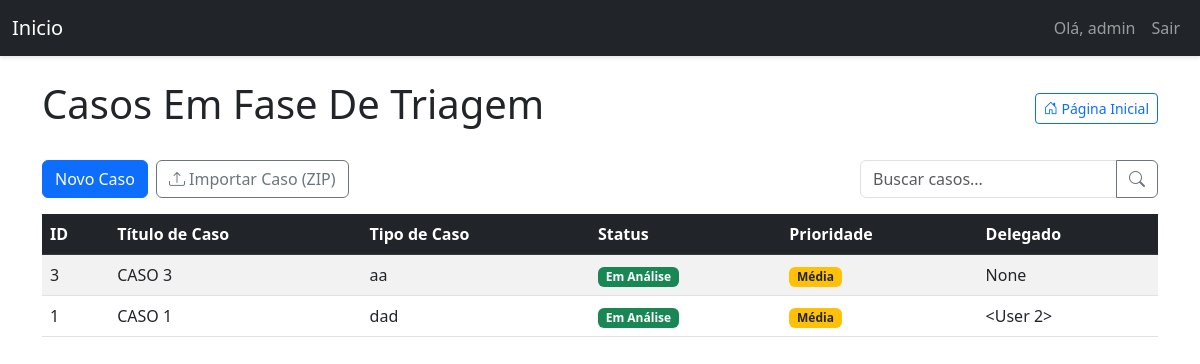
/dashboard/ (signed in), run on the app's committed database.
### models.py (models this page shows, shortened)
class User(UserMixin, db.Model):
    id = db.Column(db.Integer, primary_key=True)
    username = db.Column(db.String(64), index=True, unique=True)
    email = db.Column(db.String(120), index=True, unique=True)
    password_hash = db.Column(db.String(128))
    is_admin = db.Column(db.Boolean, default=False)
    admin_id = db.Column(db.Integer, db.ForeignKey('user.id'), nullable=True)
    associados = db.relationship('User', backref=db.backref('admin', remote_side=[id]), lazy='dynamic')
    tickets = db.relationship(
        'Ticket',
        backref='author',
        lazy='dynamic',
        cascade="all, delete-orphan",
        foreign_keys='Ticket.user_id'
    )
    delegated_tickets = db.relationship(
        'Ticket',
        backref='delegado_user',
        lazy='dynamic',
        foreign_keys='Ticket.delegado_id'
    )
    comments = db.relationship('Comment', backref='author', lazy='dynamic', cascade="all, delete-orphan")
    attachments = db.relationship('Attachment', backref='author', lazy='dynamic')
    appointments = db.relationship('Appointment', backref='user', lazy='dynamic', cascade="all, delete-orphan")
    advogados = db.relationship('Advogado', backref='owner_user', lazy='dynamic', cascade="all, delete-orphan")

class Ticket(db.Model):
    id = db.Column(db.Integer, primary_key=True)
    ticket_code = db.Column(db.String(30), unique=True)
    title = db.Column(db.String(140))
    description = db.Column(db.Text)
    case_number = db.Column(db.String(50))
    status = db.Column(db.String(20), default='Em Análise')
    priority = db.Column(db.String(20), default='Média')
    created_at = db.Column(db.DateTime, index=True, default=datetime.utcnow)
    updated_at = db.Column(db.DateTime, index=True, default=datetime.utcnow)
    user_id = db.Column(db.Integer, db.ForeignKey('user.id'))
    delegado_id = db.Column(db.Integer, db.ForeignKey('user.id'), nullable=True)
    delegado = db.relationship('User', foreign_keys=[delegado_id])
    comments = db.relationship('Comment', backref='ticket', lazy='dynamic', cascade="all, delete-orphan")
    attachments = db.relationship('Attachment', backref='ticket', lazy='dynamic', cascade="all, delete-orphan")
    todos = db.relationship('TodoItem', backref='ticket', lazy='dynamic', cascade="all, delete-orphan")

### triagem/routes/dashboard.py (the view)
@dashboard_bp.route('/')  # Rota vazia, que combina com o prefixo '/dashboard' em app.py
@login_required
def dashboard():
    search_term = request.args.get('search', '')
    query = Ticket.query
    if not current_user.is_admin:
        query = query.filter(
            (Ticket.user_id == current_user.id) |
            (Ticket.delegado_id == current_user.id)
        )
    if search_term:
        query = query.filter(
            (Ticket.title.ilike(f'%{search_term}%')) |
            (Ticket.case_number.ilike(f'%{search_term}%')) |
            (Ticket.description.ilike(f'%{search_term}%'))
        )
    status_order = {'Em Análise': 1, 'Em Espera': 2, 'Arquivado': 3}
    priority_order = {'Alta': 1, 'Média': 2, 'Baixa': 3}
    query = query.order_by(
        db.case(status_order, value=Ticket.status),
        db.case(priority_order, value=Ticket.priority),
        Ticket.updated_at.desc()
    )
    tickets = query.all()
    return render_template('dashboard.html', tickets=tickets, search_term=search_term)

### triagem/templates/dashboard.html (shortened to what this page needs)
{% extends "base.html" %}
{% block content %}
<div class="d-flex justify-content-between align-items-center mb-4 flex-wrap">
    <h1>Casos Em Fase De Triagem</h1>
    <a href="{{ url_for('main.index') }}" class="btn btn-outline-primary btn-sm">
        <i class="bi bi-house-door"></i> Página Inicial
    </a>
</div>
<div class="d-flex justify-content-between mb-3 flex-wrap gap-2">
    <div class="d-flex gap-2">
        {% if current_user.is_admin %}
            <a href="{{ url_for('ticket.create_ticket') }}" class="btn btn-primary">Novo Caso</a>
            <form id="importZipForm" method="POST" action="{{ url_for('ticket_export_import.import_ticket_zip') }}"
                  enctype="multipart/form-data" style="display:inline;">
                <button class="btn btn-outline-secondary" type="button" id="importZipBtn">
                    <i class="bi bi-upload"></i> Importar Caso (ZIP)
                </button>
            </form>
        {% endif %}
    </div>
    <form method="GET" action="{{ url_for('dashboard.dashboard') }}" class="d-flex ms-md-auto mt-2 mt-md-0">
        <div class="input-group">
            <input type="text" name="search" class="form-control" placeholder="Buscar casos..." value="{{ request.args.get('search', '') }}">
            <button class="btn btn-outline-secondary" type="submit">
                <i class="bi bi-search"></i>
            </button>
        </div>
    </form>
</div>
<div class="table-responsive">
    <table class="table table-striped table-hover" id="tickets-table">
        <thead class="table-dark">
            <tr>
                <th>ID</th>
                <th>Título de Caso</th>
                <th>Tipo de Caso</th>
                <th>Status</th>
                <th>Prioridade</th>
                <th>Delegado</th>
            </tr>
        </thead>
        <tbody>
            {% for ticket in tickets %}
            <tr class="clickable-row" data-href="{{ url_for('ticket.view_ticket', ticket_id=ticket.id) }}">
                <td>{{ ticket.id }}</td>
                <td>{{ ticket.title }}</td>
                <td>{{ ticket.case_number }}</td>
                <td>
                    <span class="badge
                        {% if ticket.status == 'Em Análise' %}bg-success
                        {% elif ticket.status == 'Em Espera' %}bg-warning text-dark
                        {% elif ticket.status == 'Arquivado' %}bg-secondary
                        {% else %}bg-info{% endif %}">
                        {{ ticket.status }}
                    </span>
                </td>
                <td>
                    <span class="badge
                        {% if ticket.priority == 'Alta' %}bg-danger
                        {% elif ticket.priority == 'Média' %}bg-warning text-dark
                        {% elif ticket.priority == 'Baixa' %}bg-info
                        {% else %}bg-secondary{% endif %}">
                        {{ ticket.priority }}
                    </span>
                </td>
                <td>{{ ticket.delegado }}</td>
            </tr>
            {% endfor %}
        </tbody>
    </table>
</div>
{% endblock %}

### triagem/templates/base.html (shortened to what this page needs)
<!DOCTYPE html>
<html lang="pt-BR">
<head>
    {% block styles %}
        <link rel="stylesheet" href="https://cdn.jsdelivr.net/npm/bootstrap-icons@1.8.0/font/bootstrap-icons.css">
        <link rel="stylesheet" href="{{ url_for('static', filename='css/triagem.css') }}">
        <link href="https://cdn.jsdelivr.net/npm/bootstrap@5.3.0/dist/css/bootstrap.min.css" rel="stylesheet">
    {% endblock %}
</head>
<body>
    <nav class="navbar navbar-expand-lg navbar-dark bg-dark">
        <div class="container-fluid">
            <a class="navbar-brand" href="{{ url_for('main.index') }}">Inicio</a>
            <div class="collapse navbar-collapse" id="navbarNav">
                <ul class="navbar-nav ms-auto">
                    {% if current_user.is_authenticated %}
                    <li class="nav-item">
                        <span class="nav-link">Olá, {{ current_user.username }}</span>
                    </li>
                    <li class="nav-item">
                        <a class="nav-link" href="{{ url_for('auth.logout') }}">Sair</a>
                    </li>
                    {% else %}
                    <li class="nav-item">
                        <a class="nav-link" href="{{ url_for('auth.login') }}">Login</a>
                    </li>
                    {% endif %}
                </ul>
            </div>
        </div>
    </nav>
    <div class="container mt-4">
        {% block content %}{% endblock %}
    </div>
</body>
</html>

### static/css/triagem.css (style rules this page uses)
body { background-color: #f8f9fa; padding-bottom: 50px; font-family: 'Open Sans', sans-serif; }
.navbar { box-shadow: 0 2px 4px rgba(0,0,0,.1); }
.table th { background-color: #f8f9fa; }
.badge { font-weight: 500; }
::placeholder { color: #6c757d; opacity: 1; }
.clickable-row { cursor: pointer; }

### data on the page
User: username "admin"
Ticket: id "3", title "CASO 3", case_number "aa", status "Em Análise", priority "Média", delegado "None"
Ticket: id "1", title "CASO 1", case_number "dad", status "Em Análise", priority "Média", delegado "<User 2>"
